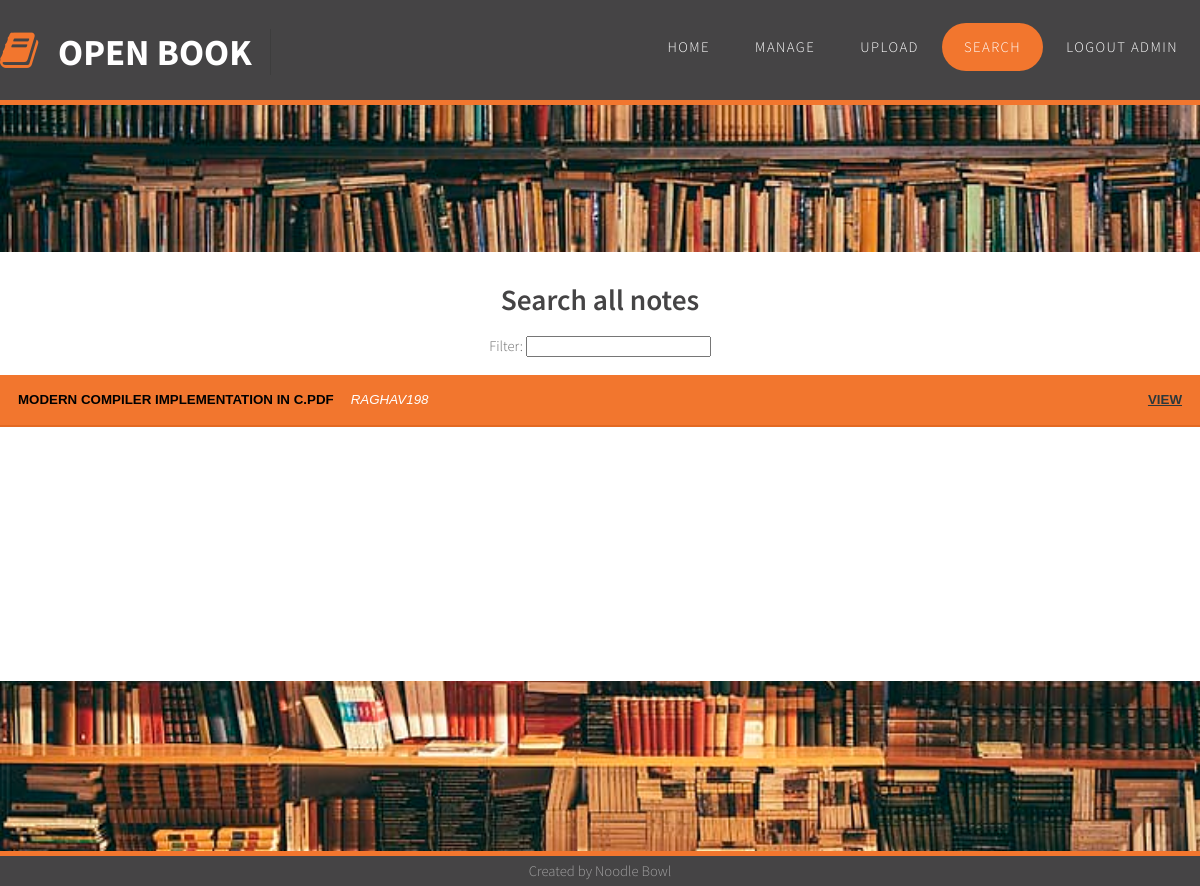
The page /search.html (signed in) on the database its author committed.
### app.py (models this page shows, shortened)
class Note(db.Model):
    id = db.Column(db.Integer, primary_key=True)
    filename = db.Column(db.String(256), nullable=False)
    filehash = db.Column(db.String(128), nullable=False, unique=True)
    tags = db.Column(db.Text())
    user_id = db.Column(db.Integer, db.ForeignKey('user.id'), nullable=False)

class User(db.Model):
    id = db.Column(db.Integer, primary_key=True)
    username = db.Column(db.String(20), nullable=False, unique=True)
    password = db.Column(db.String(128), nullable=False)
    privilege = db.Column(db.Integer, nullable=False)
    notes = db.relationship('Note', backref='uploader', lazy=True)

### app.py (the view)
@app.route('/search.html')
def search_notes():
    if session.get('logged_in'):
        all_notes = Note.query.all()
        return render_template('search.html', notes=all_notes, page='search')
    flash('You need to be logged in to view this!')
    return redirect(url_for('login'))

### templates/search.html (shortened to what this page needs)
{% extends 'base.html' %}
{% block pageContent %}
<div id="page" class="content">
    <h1>Search all notes</h1><br />
    Filter: <input type="text" id="notes-filter" /><br /><br />
    <div class="accordion" id="results">
        {% for note in notes %}
        <button class="accordion_tab">
            {{note.filename}}
            <span style="color: #FFF; padding-left: 1em; font-weight: 300;"><em>{{note.uploader.username}}</em></span>
            <span style="color: #FFF; float: right;"><a target="_blank" href="view/{{note.filehash}}">View</a></span>
        </button>
        {% endfor %}
    </div>
</div>
{% endblock %}

### static/css/default.css (style rules this page uses)
html, body { height: 100%; }
body { margin: 0px; padding: 0px; background: #2b2b2b; background-image: url(images/bookshelf.jpg); background-size: cover; background-repeat: no-repeat; background-attachment: fixed; font-family: 'Source Sans Pro', sans-serif; font-size: 11pt; font-weight: 300; color: #6c6c6c }
h1, h2, h3 { margin: 0; padding: 0; font-weight: 600; color: #454445; }
a { color: #2C383B; }
#page { margin-top: 10em; min-height: 50%; }
#page { overflow: hidden; padding: 2em 0em 0em 0em; background: #FFF; text-align: center; }
.accordion .accordion_tab { background: #F2762E; cursor: pointer; padding: 1.3em 18px; letter-spacing: 0.20 em; transition: 0.4s; text-align: left; text-decoration: none; text-transform: uppercase; font-weight: 600; width: 100%; border: none; border-bottom: #E36922 solid 2px; outline: none; }

### rows shown on the page
Note: filename "MODERN COMPILER IMPLEMENTATION IN C.PDF", uploader.username "RAGHAV198"

### other values the page prints
{{ session['username'] }} "ADMIN"
